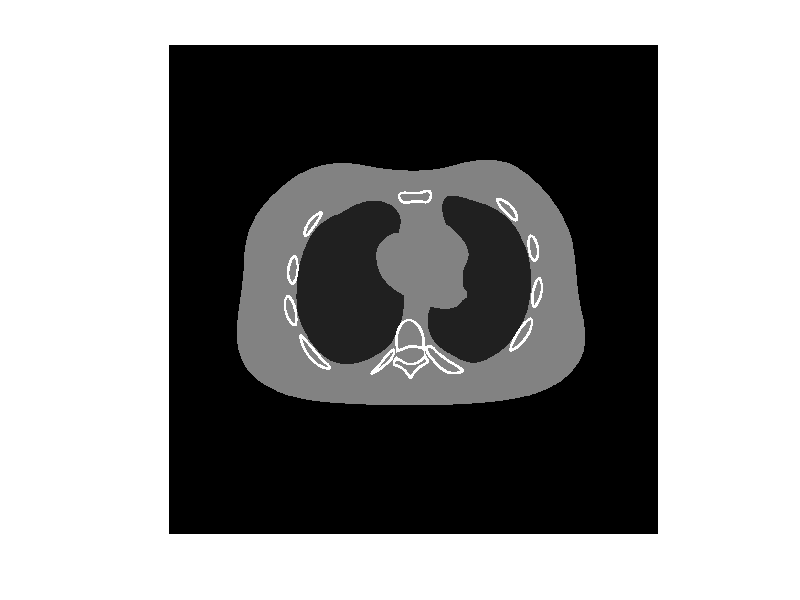

MATLAB code to generate this figure: (Note: this script raises an error after producing the figure.)
%% Actual Shepp Logan phantom
SL = [  2   .69   .92    0     0     0   
        -.98 .6624 .8740   0  -.0184   0
        -.02 .1100 .3100  .22    0    -18
        -.02 .1600 .4100 -.22    0     18
         .01 .2100 .2500   0    .35    0
         .01 .0460 .0460   0    .1     0
         .01 .0460 .0460   0   -.1     0
         .01 .0460 .0230 -.08  -.605   0 
         .01 .0230 .0230   0   -.606   0
         .01 .0230 .0460  .06  -.605   0   ];
P = phantom(SL, 512);
save phantoms/sl-512.mat P
% imwrite(P, 'sl-256.png', 'BitDepth',16);

%% Modified Shepp-Logan
P = phantom(512);
save phantoms/mod-sl-512.mat P

%% Ncat
% How it was generated
% 	imgBig = read_ncat('nx', 1024, 'ny', 1024, 'marrow', true, ...
% 		'mu', [0 0.05 0.2 0.4 0.4 0.2]/0.2*1000); % True highres NCAT
% 	imgBig = single(imgBig) / single(max(imgBig(:))) * 0.4; % convert to 1/cm units

load phantoms/ncat-1024.mat
figure(1), imshow(P, [])

scale = 256;
P = imresize(P, scale / 1024, 'lanczos3');
figure(2), imshow(P, []), colorbar
save(sprintf('phantoms/ncat-%d.mat', scale), 'P')

%% Per iteration SNR for different # of projections
%

algs = {
  % ASTRA types
  %
  struct('name','SART', 'type','astra', ...
    'clr','k', 'lstyle','-', 'marker','d', ...
    'alg','SART', ...
    'alg_params', struct('iter',1, ...
      'option',struct('UseMinConstraint',1, 'MinConstraintValue',0, ...
      'UseMaxConstraint',0, 'MaxConstraintValue',1, ...
      'Alpha',1, 'Lambda',1e3, 'ComputeIterationMetrics',1, ...
      'ClearReconstruction',1, 'UseJacobiPreconditioner',0, ...
      'UseBSSART',0)))
      
  struct('name','SART-2', 'type','astra', ...
    'clr','k', 'lstyle','--', 'marker','d', ...
    'alg','SART', ...
    'alg_params', struct('iter',1, ...
      'option',struct('UseMinConstraint',1, 'MinConstraintValue',0, ...
      'UseMaxConstraint',0, 'MaxConstraintValue',1, ...
      'Alpha',1.99, 'Lambda',1e3, 'ComputeIterationMetrics',1, ...
      'ClearReconstruction',1, 'UseJacobiPreconditioner',0, ...
      'UseBSSART',0)))

%   struct('name','SART-0.5', 'type','astra', 'clr','-rd', ...
%     'alg','SART', ...
%     'alg_params', struct('iter',1, ...
%       'option',struct('UseMinConstraint',1, 'MinConstraintValue',0, ...
%       'UseMaxConstraint',0, 'MaxConstraintValue',1, ...
%       'Alpha',0.5, 'Lambda',1e3, 'ComputeIterationMetrics',1, ...
%       'ClearReconstruction',1, 'UseJacobiPreconditioner',0, ...
%       'UseBSSART',0)))
% 
%   struct('name','SART-0.1', 'type','astra', 'clr','-gd', ...
%     'alg','SART', ...
%     'alg_params', struct('iter',1, ...
%       'option',struct('UseMinConstraint',1, 'MinConstraintValue',0, ...
%       'UseMaxConstraint',0, 'MaxConstraintValue',1, ...
%       'Alpha',0.1, 'Lambda',1e3, 'ComputeIterationMetrics',1, ...
%       'ClearReconstruction',1, 'UseJacobiPreconditioner',0, ...
%       'UseBSSART',0)))
      
%   struct('name','SART-0.9', 'type','astra', 'clr','-gd', ...
%     'alg','SART', ...
%     'alg_params', struct('iter',1, ...
%       'option',struct('UseMinConstraint',1, 'MinConstraintValue',0, ...
%       'UseMaxConstraint',0, 'MaxConstraintValue',1, ...
%       'Alpha',0.9, 'Lambda',1e3, 'ComputeIterationMetrics',1, ...
%       'ClearReconstruction',1, 'UseJacobiPreconditioner',0, ...
%       'UseBSSART',0)))
%       
%   struct('name','SART-1.9', 'type','astra', 'clr','-bd', ...
%     'alg','SART', ...
%     'alg_params', struct('iter',1, ...
%       'option',struct('UseMinConstraint',1, 'MinConstraintValue',0, ...
%       'UseMaxConstraint',0, 'MaxConstraintValue',1, ...
%       'Alpha',1.9, 'Lambda',1e3, 'ComputeIterationMetrics',1, ...
%       'ClearReconstruction',1, 'UseJacobiPreconditioner',0, ...
%       'UseBSSART',0)))
      
%   struct('name','SART-PROX', 'type','astra', 'clr','-.k<', ...
%     'alg','SART-PROX', ...
%     'alg_params', struct('iter',1, ...
%       'option',struct('UseMinConstraint',1, 'MinConstraintValue',0, ...
%       'UseMaxConstraint',0, 'MaxConstraintValue',1, ...
%       'Alpha',1, 'Lambda',1e1, 'ComputeIterationMetrics',1, ...
%       'ClearReconstruction',1, 'UseJacobiPreconditioner',0, ...
%       'UseBSSART',0)))
      
  struct('name','BSSART', 'type','astra', ...
    'clr',[1 0.5 0], 'lstyle','-', 'marker','d', ...
    'alg','SART', ...
    'alg_params', struct('iter',1, ...
      'option',struct('UseMinConstraint',1, 'MinConstraintValue',0, ...
      'UseMaxConstraint',0, 'MaxConstraintValue',1, ...
      'Alpha',1, 'Lambda',1e3, 'ComputeIterationMetrics',1, ...
      'ClearReconstruction',1, 'UseJacobiPreconditioner',0, ...
      'UseBSSART',1)))

  struct('name','BSSART-2', 'type','astra', ...
    'clr',[1 0.5 0], 'lstyle','--', 'marker','d', ...
    'alg','SART', ...
    'alg_params', struct('iter',1, ...
      'option',struct('UseMinConstraint',1, 'MinConstraintValue',0, ...
      'UseMaxConstraint',0, 'MaxConstraintValue',1, ...
      'Alpha',1.99, 'Lambda',1e3, 'ComputeIterationMetrics',1, ...
      'ClearReconstruction',1, 'UseJacobiPreconditioner',0, ...
      'UseBSSART',1)))
      
  struct('name','ART', 'type','astra', ...
    'clr','r', 'lstyle','-', 'marker','s', ...
    'alg','ART', ...
    'alg_params', struct('iter',1, ...
      'option',struct('UseMinConstraint',1, 'MinConstraintValue',0, ...
      'UseMaxConstraint',0, 'MaxConstraintValue',1, ...
      'Alpha',1, 'Lambda',1e3, 'ComputeIterationMetrics',1, ...
      'ClearReconstruction',1, 'UseJacobiPreconditioner',0, ...
      'UseBSSART',0)))

	struct('name','ART-2', 'type','astra', ...
    'clr','r', 'lstyle','--', 'marker','s', ...
    'alg','ART', ...
    'alg_params', struct('iter',1, ...
      'option',struct('UseMinConstraint',1, 'MinConstraintValue',0, ...
      'UseMaxConstraint',0, 'MaxConstraintValue',1, ...
      'Alpha',1.99, 'Lambda',1e3, 'ComputeIterationMetrics',1, ...
      'ClearReconstruction',1, 'UseJacobiPreconditioner',0, ...
      'UseBSSART',0)))

  struct('name','SIRT', 'type','astra', ...
    'clr','b', 'lstyle','-', 'marker','x', ...
    'alg','SIRT', ...
    'alg_params', struct('iter',1, ...
      'option',struct('UseMinConstraint',1, 'MinConstraintValue',0, ...
      'UseMaxConstraint',0, 'MaxConstraintValue',1, ...
      'Alpha',1, 'Lambda',1e3, 'ComputeIterationMetrics',1, ...
      'ClearReconstruction',1, 'UseJacobiPreconditioner',0, ...
      'UseBSSART',0)))

  struct('name','SIRT-2', 'type','astra', ...
    'clr','b', 'lstyle','--', 'marker','x', ...
    'alg','SIRT', ...
    'alg_params', struct('iter',1, ...
      'option',struct('UseMinConstraint',1, 'MinConstraintValue',0, ...
      'UseMaxConstraint',0, 'MaxConstraintValue',1, ...
      'Alpha',1.99, 'Lambda',1e3, 'ComputeIterationMetrics',1, ...
      'ClearReconstruction',1, 'UseJacobiPreconditioner',0, ...
      'UseBSSART',0)))

	struct('name','BICAV', 'type','astra', ...
    'clr','g', 'lstyle','-', 'marker','*', ...
    'alg','BICAV', ...
    'alg_params', struct('iter',1, ...
      'option',struct('UseMinConstraint',1, 'MinConstraintValue',0, ...
      'UseMaxConstraint',0, 'MaxConstraintValue',1, ...
      'Alpha',1, 'Lambda',1e3, 'ComputeIterationMetrics',1, ...
      'ClearReconstruction',1, 'UseJacobiPreconditioner',0, ...
      'UseBSSART',0)))

	struct('name','BICAV-2', 'type','astra', ...
    'clr','g', 'lstyle','--', 'marker','*', ...
    'alg','BICAV', ...
    'alg_params', struct('iter',1, ...
      'option',struct('UseMinConstraint',1, 'MinConstraintValue',0, ...
      'UseMaxConstraint',0, 'MaxConstraintValue',1, ...
      'Alpha',1.99, 'Lambda',1e3, 'ComputeIterationMetrics',1, ...
      'ClearReconstruction',1, 'UseJacobiPreconditioner',0, ...
      'UseBSSART',0)))
      
  struct('name','OS-SQS', 'type','astra', ...
    'clr','m', 'lstyle','-', 'marker','^', ...
    'alg','OS-SQS', ...
    'alg_params', struct('iter',1, ...
      'option',struct('UseMinConstraint',1, 'MinConstraintValue',0, ...
      'UseMaxConstraint',0, 'MaxConstraintValue',1, ...
      'Alpha',1, 'Lambda',1e3, 'ComputeIterationMetrics',1, ...
      'ClearReconstruction',1, 'UseJacobiPreconditioner',0, ...
      'UseBSSART',0)))

%   struct('name','OS-SQS-0.5', 'type','astra', 'clr','-r^', ...
%     'alg','OS-SQS', ...
%     'alg_params', struct('iter',1, ...
%       'option',struct('UseMinConstraint',1, 'MinConstraintValue',0, ...
%       'UseMaxConstraint',0, 'MaxConstraintValue',1, ...
%       'Alpha',0.5, 'Lambda',1e3, 'ComputeIterationMetrics',1, ...
%       'ClearReconstruction',1, 'UseJacobiPreconditioner',0, ...
%       'UseBSSART',0)))
% 
%   struct('name','OS-SQS-0.1', 'type','astra', 'clr','-g^', ...
%     'alg','OS-SQS', ...
%     'alg_params', struct('iter',1, ...
%       'option',struct('UseMinConstraint',1, 'MinConstraintValue',0, ...
%       'UseMaxConstraint',0, 'MaxConstraintValue',1, ...
%       'Alpha',.1, 'Lambda',1e3, 'ComputeIterationMetrics',1, ...
%       'ClearReconstruction',1, 'UseJacobiPreconditioner',0, ...
%       'UseBSSART',0)))
      
  struct('name','CGLS', 'type','astra', ...
    'clr',[0.5 0.5 0.5], 'lstyle','-', 'marker','v', ...
    'alg','CGLS', ...
    'alg_params', struct('iter',1, ...
      'option',struct('UseMinConstraint',1, 'MinConstraintValue',0, ...
      'UseMaxConstraint',0, 'MaxConstraintValue',1, ...
      'Alpha',2, 'Lambda',1e3, 'ComputeIterationMetrics',1, ...
      'ClearReconstruction',1, 'UseJacobiPreconditioner',0, ...
      'UseBSSART',0)))      
  };

phantoms = {'ncat', 'mod-sl'};
num_projs = [15, 30, 60, 90, 180, 360];
noise_levels = [.001];
proj_types = {'fan'}; %{'fan', 'parallel'};

for phantom = phantoms
  for num_proj = num_projs
    for noise_level = noise_levels
      for proj_type = proj_types
        % put args
        arg = struct('phan',phantom, 'phan_size',512, 'path','./plots', ...
          'noise_type','gauss', 'noise_level',noise_level, ...
          'num_proj',num_proj, 'iter',30, 'recompute',1, ...
          'proj_type',proj_type);
        % call
        ma_fig_periter(arg, algs);
      end
    end
  end
end


%%

addpath I:/temp/astra-1.7.1beta-src/matlab/tools/
addpath I:/temp/astra-1.7.1beta-src/bin/x64/Release/

arg = struct('phan','mod-sl', 'phan_size',512, 'path','./plots', ...
  'noise_type','gauss', 'noise_level',.001, ...
  'num_proj',15, 'iter',30, 'recompute',1, ...
  'proj_type','fan');
% call
ma_fig_periter(arg, algs(1:2));

